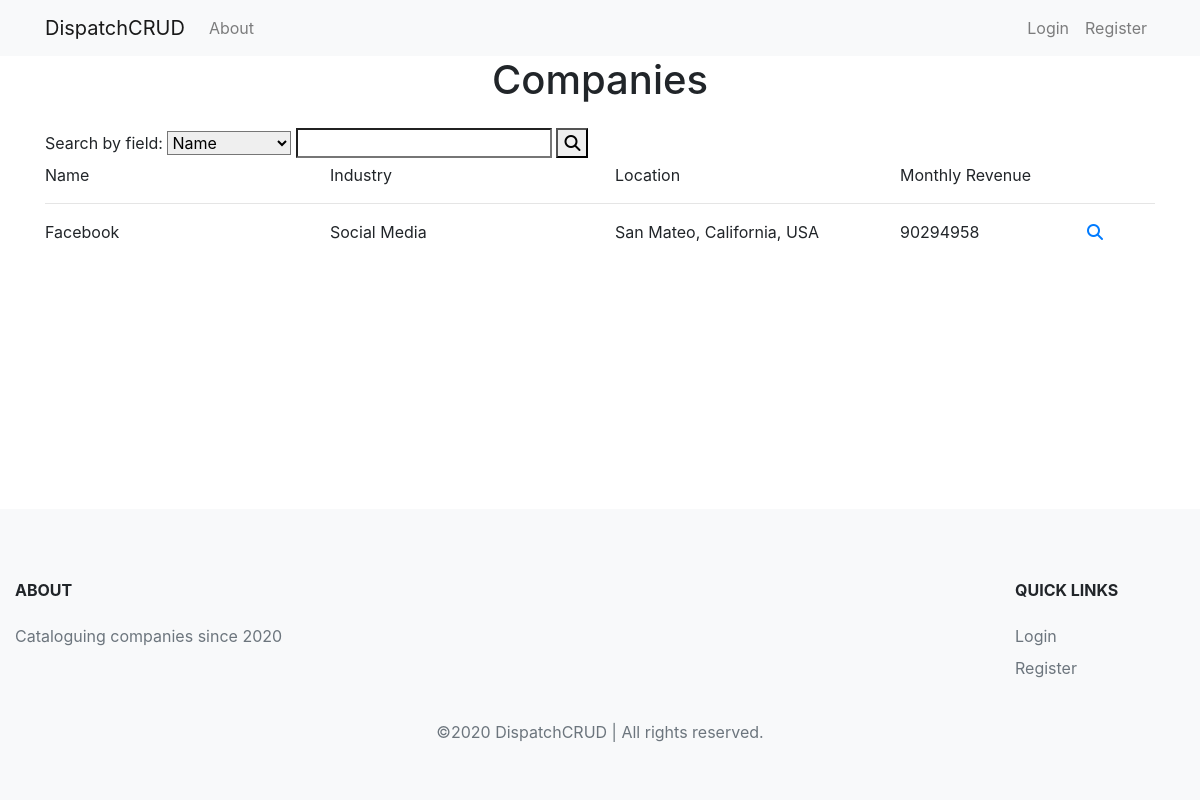
Before: / with the older database file.
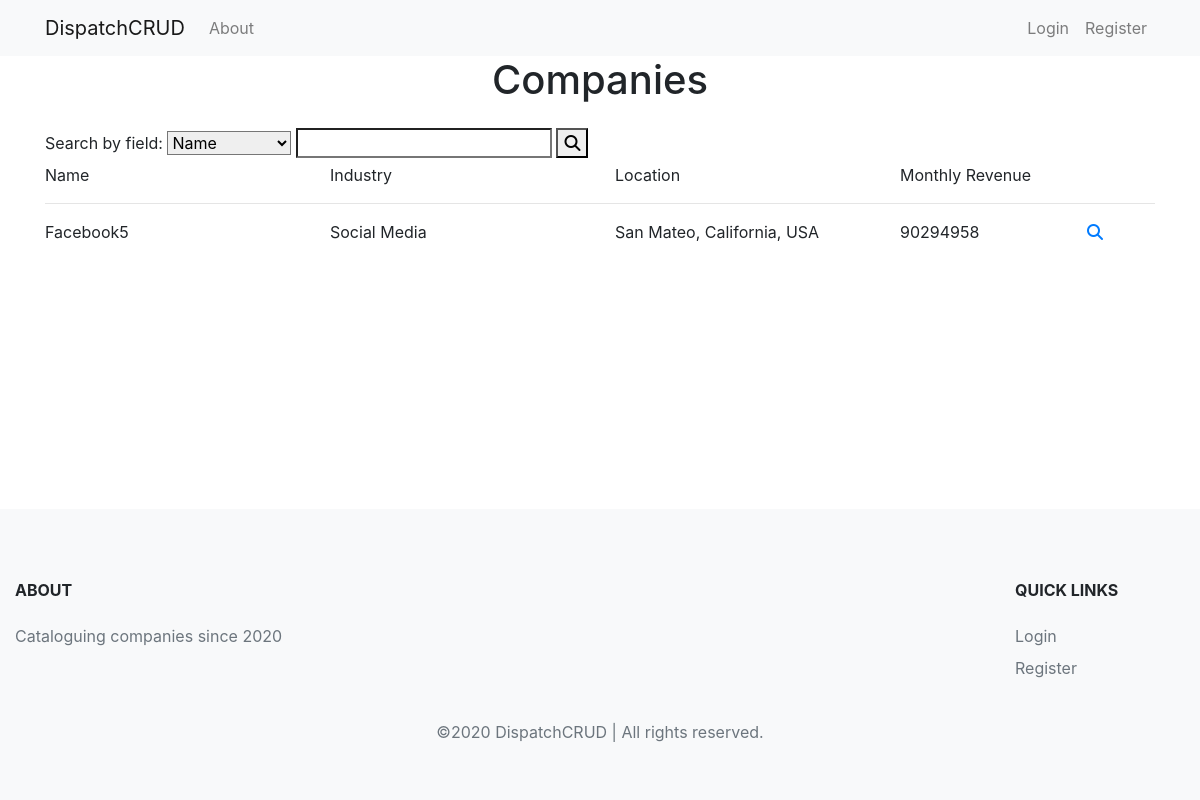
After: the same page with the newer database file.
### app/models.py (models this page shows)
class Company(db.Model):
    __tablename__ = "companies"
    id = Column(Integer, primary_key=True)
    industry = Column(String(128), index=True)
    name = Column(String(256), index=True, unique=True)
    city = Column(String(128), index=True)
    state = Column(String(128), index=True)
    country = Column(String(128), index=True)
    phone = Column(String(128), unique=True)
    revenue = Column(BigInteger, index=True)
    notes = Column(Text)
    created_at = Column(DateTime, default=datetime.now)

### app/views.py (the view)
@main_blueprint.route('/')
def index():
    companies = Company.query.all()
    return render_template('index.html', companies=companies)

### app/templates/index.html (shortened to what this page needs)
{% extends "base.html" %}
{% block content %}
<div class="container">
  <h1 class="mb-4">Companies</h1>
  {% if companies %}
    <div class="row">
      <div class="col">
        <form class="form" role="form" action="{{ url_for('main.search_companies') }}" method="get">
          <label for="field">Search by field:</label>
          <select name="field" id="field">
            <option value="name">Name</option>
          </select>
          <input type="search" id="field_search" name="value">
          <button type="submit"><i class="fa fa-search"></i></button>
        </form>
      </div>
    </div>
    <div class="row">
        <div class="col-lg-3">Name</div>
        <div class="col-lg-3">Industry</div>
        <div class="col-lg-3">Location</div>
        <div class="col-lg-2">Monthly Revenue</div>
    </div>
    <hr>
    {% for company in companies %}
        <div class="row">
            <div class="col-lg-3">{{ company.name }}</div>
            <div class="col-lg-3">{{ company.industry }}</div>
            <div class="col-lg-3">{{ company.city }}, {{ company.state }}, {{ company.country }}</div>
            <div class="col-lg-2">{{ company.revenue }}</div>
            <a href="{{ url_for('main.view_company', id=company.id) }}">
              <i class="fa fa-search"></i>
            </a>
        </div>
    {% endfor %}
  {% endif %}
</div>
{% endblock %}

Changed rows visible on the page:
changed Company "Social Media": name "Facebook" → "Facebook5"
